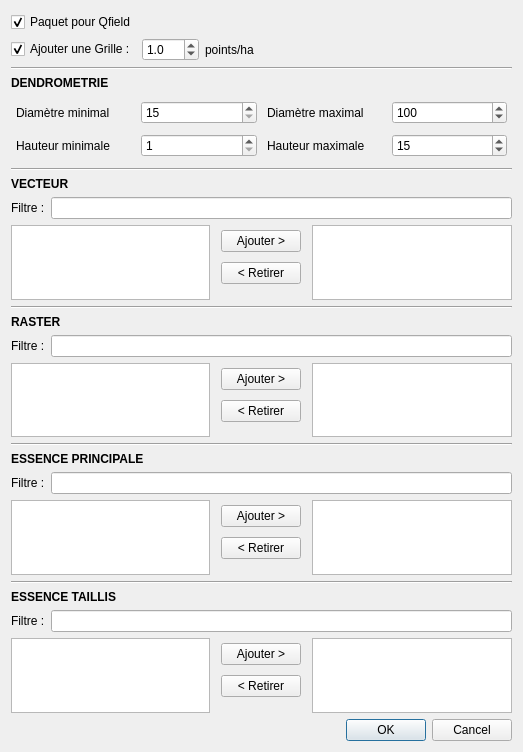
<?xml version="1.0" encoding="UTF-8"?>
<ui version="4.0">
 <class>Dialog</class>
 <widget class="QDialog" name="Dialog">
  <property name="geometry">
   <rect>
    <x>0</x>
    <y>0</y>
    <width>523</width>
    <height>752</height>
   </rect>
  </property>
  <property name="windowTitle">
   <string>Dialog</string>
  </property>
  <layout class="QVBoxLayout" name="verticalLayout">
   <item>
    <layout class="QHBoxLayout" name="hbox_qfield">
     <property name="topMargin">
      <number>1</number>
     </property>
     <item>
      <widget class="QCheckBox" name="cb_package_for_qfield">
       <property name="toolTip">
        <string extracomment="Lorsque la case est cochée, le projet est empaqueté pour QField, compressé en ZIP et déposé dans le répertoire de sortie"/>
       </property>
       <property name="statusTip">
        <string/>
       </property>
       <property name="text">
        <string>Paquet pour Qfield</string>
       </property>
       <property name="checked">
        <bool>true</bool>
       </property>
      </widget>
     </item>
     <item>
      <widget class="QgsFileWidget" name="fw_outdir">
       <property name="toolTip">
        <string/>
       </property>
       <property name="options">
        <set>QFileDialog::ShowDirsOnly</set>
       </property>
      </widget>
     </item>
    </layout>
   </item>
   <item>
    <layout class="QHBoxLayout" name="hbox_grille">
     <item>
      <widget class="QCheckBox" name="cb_create_grid">
       <property name="toolTip">
        <string extracomment="Lorsque la case est cochée, le projet est empaqueté pour QField, compressé en ZIP et déposé dans le répertoire de sortie"/>
       </property>
       <property name="statusTip">
        <string/>
       </property>
       <property name="text">
        <string>Ajouter une Grille :</string>
       </property>
       <property name="checked">
        <bool>true</bool>
       </property>
      </widget>
     </item>
     <item>
      <widget class="QDoubleSpinBox" name="dsp_points_per_ha">
       <property name="decimals">
        <number>1</number>
       </property>
       <property name="singleStep">
        <double>0.500000000000000</double>
       </property>
       <property name="value">
        <double>1.000000000000000</double>
       </property>
      </widget>
     </item>
     <item>
      <widget class="QLabel" name="label_layers_2">
       <property name="text">
        <string>points/ha</string>
       </property>
      </widget>
     </item>
     <item>
      <spacer name="horizontalSpacer_2">
       <property name="orientation">
        <enum>Qt::Horizontal</enum>
       </property>
       <property name="sizeHint" stdset="0">
        <size>
         <width>40</width>
         <height>20</height>
        </size>
       </property>
      </spacer>
     </item>
    </layout>
   </item>
   <item>
    <widget class="Line" name="line_5">
     <property name="orientation">
      <enum>Qt::Horizontal</enum>
     </property>
    </widget>
   </item>
   <item>
    <widget class="QLabel" name="label_5">
     <property name="font">
      <font>
       <weight>75</weight>
       <bold>true</bold>
      </font>
     </property>
     <property name="text">
      <string>DENDROMETRIE</string>
     </property>
    </widget>
   </item>
   <item>
    <layout class="QGridLayout" name="gridLayout_4" rowstretch="0,0">
     <property name="leftMargin">
      <number>5</number>
     </property>
     <property name="topMargin">
      <number>5</number>
     </property>
     <property name="rightMargin">
      <number>5</number>
     </property>
     <property name="bottomMargin">
      <number>5</number>
     </property>
     <property name="spacing">
      <number>10</number>
     </property>
     <item row="1" column="1">
      <widget class="QLabel" name="label_layers_9">
       <property name="text">
        <string>Hauteur minimale</string>
       </property>
      </widget>
     </item>
     <item row="0" column="1">
      <widget class="QLabel" name="label_layers_7">
       <property name="text">
        <string>Diamètre minimal</string>
       </property>
      </widget>
     </item>
     <item row="0" column="2">
      <widget class="QSpinBox" name="sp_dmin">
       <property name="minimum">
        <number>15</number>
       </property>
       <property name="maximum">
        <number>200</number>
       </property>
       <property name="singleStep">
        <number>5</number>
       </property>
      </widget>
     </item>
     <item row="0" column="3">
      <widget class="QLabel" name="label_layers_8">
       <property name="text">
        <string>Diamètre maximal</string>
       </property>
      </widget>
     </item>
     <item row="1" column="3">
      <widget class="QLabel" name="label_layers_10">
       <property name="text">
        <string>Hauteur maximale</string>
       </property>
      </widget>
     </item>
     <item row="1" column="4">
      <widget class="QSpinBox" name="sp_hmax">
       <property name="minimum">
        <number>1</number>
       </property>
       <property name="maximum">
        <number>40</number>
       </property>
       <property name="value">
        <number>15</number>
       </property>
      </widget>
     </item>
     <item row="0" column="4">
      <widget class="QSpinBox" name="sp_dmax">
       <property name="minimum">
        <number>15</number>
       </property>
       <property name="maximum">
        <number>200</number>
       </property>
       <property name="singleStep">
        <number>5</number>
       </property>
       <property name="value">
        <number>100</number>
       </property>
      </widget>
     </item>
     <item row="1" column="2">
      <widget class="QSpinBox" name="sp_hmin">
       <property name="minimum">
        <number>1</number>
       </property>
       <property name="maximum">
        <number>40</number>
       </property>
      </widget>
     </item>
    </layout>
   </item>
   <item>
    <widget class="Line" name="line">
     <property name="orientation">
      <enum>Qt::Horizontal</enum>
     </property>
    </widget>
   </item>
   <item>
    <widget class="QLabel" name="label_3">
     <property name="font">
      <font>
       <weight>75</weight>
       <bold>true</bold>
      </font>
     </property>
     <property name="text">
      <string>VECTEUR</string>
     </property>
    </widget>
   </item>
   <item>
    <layout class="QHBoxLayout" name="hbox_filtre_vect">
     <item>
      <widget class="QLabel" name="lbl_filtre_seq_vect">
       <property name="text">
        <string>Filtre :</string>
       </property>
      </widget>
     </item>
     <item>
      <widget class="QLineEdit" name="le_filter_seq_vect">
       <property name="placeholderText">
        <string extracomment="CHE..."/>
       </property>
      </widget>
     </item>
    </layout>
   </item>
   <item>
    <layout class="QGridLayout" name="gridLayout_7">
     <item row="0" column="1">
      <layout class="QGridLayout" name="gridLayout_8">
       <property name="leftMargin">
        <number>5</number>
       </property>
       <property name="topMargin">
        <number>5</number>
       </property>
       <property name="rightMargin">
        <number>5</number>
       </property>
       <property name="bottomMargin">
        <number>5</number>
       </property>
       <property name="spacing">
        <number>10</number>
       </property>
       <item row="2" column="0">
        <spacer name="vs_seq_vect">
         <property name="orientation">
          <enum>Qt::Vertical</enum>
         </property>
         <property name="sizeHint" stdset="0">
          <size>
           <width>20</width>
           <height>40</height>
          </size>
         </property>
        </spacer>
       </item>
       <item row="0" column="0">
        <widget class="QPushButton" name="pb_add_seq_vect">
         <property name="text">
          <string>Ajouter &gt;</string>
         </property>
        </widget>
       </item>
       <item row="1" column="0">
        <widget class="QPushButton" name="pb_remove_seq_vect">
         <property name="text">
          <string>&lt; Retirer</string>
         </property>
        </widget>
       </item>
      </layout>
     </item>
     <item row="0" column="2">
      <widget class="QListWidget" name="lw_selected_seq_vect"/>
     </item>
     <item row="0" column="0">
      <widget class="QListWidget" name="lw_seq_vect"/>
     </item>
    </layout>
   </item>
   <item>
    <widget class="Line" name="line_2">
     <property name="orientation">
      <enum>Qt::Horizontal</enum>
     </property>
    </widget>
   </item>
   <item>
    <widget class="QLabel" name="label_4">
     <property name="font">
      <font>
       <weight>75</weight>
       <bold>true</bold>
      </font>
     </property>
     <property name="text">
      <string>RASTER</string>
     </property>
    </widget>
   </item>
   <item>
    <layout class="QHBoxLayout" name="hbox_filtre_rast">
     <item>
      <widget class="QLabel" name="lbl_filtre_seq_rast">
       <property name="text">
        <string>Filtre :</string>
       </property>
      </widget>
     </item>
     <item>
      <widget class="QLineEdit" name="le_filter_seq_rast">
       <property name="placeholderText">
        <string extracomment="CHE..."/>
       </property>
      </widget>
     </item>
    </layout>
   </item>
   <item>
    <layout class="QGridLayout" name="gridLayout_11">
     <item row="0" column="1">
      <layout class="QGridLayout" name="gridLayout_12">
       <property name="leftMargin">
        <number>5</number>
       </property>
       <property name="topMargin">
        <number>5</number>
       </property>
       <property name="rightMargin">
        <number>5</number>
       </property>
       <property name="bottomMargin">
        <number>5</number>
       </property>
       <property name="spacing">
        <number>10</number>
       </property>
       <item row="2" column="0">
        <spacer name="vs_seq_rast">
         <property name="orientation">
          <enum>Qt::Vertical</enum>
         </property>
         <property name="sizeHint" stdset="0">
          <size>
           <width>20</width>
           <height>40</height>
          </size>
         </property>
        </spacer>
       </item>
       <item row="0" column="0">
        <widget class="QPushButton" name="pb_add_seq_rast">
         <property name="text">
          <string>Ajouter &gt;</string>
         </property>
        </widget>
       </item>
       <item row="1" column="0">
        <widget class="QPushButton" name="pb_remove_seq_rast">
         <property name="text">
          <string>&lt; Retirer</string>
         </property>
        </widget>
       </item>
      </layout>
     </item>
     <item row="0" column="2">
      <widget class="QListWidget" name="lw_selected_seq_rast"/>
     </item>
     <item row="0" column="0">
      <widget class="QListWidget" name="lw_seq_rast"/>
     </item>
    </layout>
   </item>
   <item>
    <widget class="Line" name="line_3">
     <property name="orientation">
      <enum>Qt::Horizontal</enum>
     </property>
    </widget>
   </item>
   <item>
    <widget class="QLabel" name="label">
     <property name="font">
      <font>
       <weight>75</weight>
       <bold>true</bold>
      </font>
     </property>
     <property name="text">
      <string>ESSENCE PRINCIPALE</string>
     </property>
    </widget>
   </item>
   <item>
    <layout class="QHBoxLayout" name="hbox_filtre_ess">
     <item>
      <widget class="QLabel" name="label_layers_11">
       <property name="text">
        <string>Filtre :</string>
       </property>
      </widget>
     </item>
     <item>
      <widget class="QLineEdit" name="le_filter_species">
       <property name="placeholderText">
        <string extracomment="CHE..."/>
       </property>
      </widget>
     </item>
    </layout>
   </item>
   <item>
    <layout class="QGridLayout" name="gridLayout_6">
     <item row="0" column="1">
      <layout class="QGridLayout" name="gridLayout_5">
       <property name="leftMargin">
        <number>5</number>
       </property>
       <property name="topMargin">
        <number>5</number>
       </property>
       <property name="rightMargin">
        <number>5</number>
       </property>
       <property name="bottomMargin">
        <number>5</number>
       </property>
       <property name="spacing">
        <number>10</number>
       </property>
       <item row="2" column="0">
        <spacer name="verticalSpacer">
         <property name="orientation">
          <enum>Qt::Vertical</enum>
         </property>
         <property name="sizeHint" stdset="0">
          <size>
           <width>20</width>
           <height>40</height>
          </size>
         </property>
        </spacer>
       </item>
       <item row="0" column="0">
        <widget class="QPushButton" name="pb_add_species">
         <property name="text">
          <string>Ajouter &gt;</string>
         </property>
        </widget>
       </item>
       <item row="1" column="0">
        <widget class="QPushButton" name="pb_remove_species">
         <property name="text">
          <string>&lt; Retirer</string>
         </property>
        </widget>
       </item>
      </layout>
     </item>
     <item row="0" column="2">
      <widget class="QListWidget" name="lw_selected_species"/>
     </item>
     <item row="0" column="0">
      <widget class="QListWidget" name="lw_species"/>
     </item>
    </layout>
   </item>
   <item>
    <widget class="Line" name="line_4">
     <property name="orientation">
      <enum>Qt::Horizontal</enum>
     </property>
    </widget>
   </item>
   <item>
    <widget class="QLabel" name="label_2">
     <property name="font">
      <font>
       <weight>75</weight>
       <bold>true</bold>
      </font>
     </property>
     <property name="text">
      <string>ESSENCE TAILLIS</string>
     </property>
    </widget>
   </item>
   <item>
    <layout class="QHBoxLayout" name="hbox_ess_taillis">
     <item>
      <widget class="QLabel" name="label_layers_12">
       <property name="text">
        <string>Filtre :</string>
       </property>
      </widget>
     </item>
     <item>
      <widget class="QLineEdit" name="le_filter_species_taillis">
       <property name="placeholderText">
        <string extracomment="CHA..."/>
       </property>
      </widget>
     </item>
    </layout>
   </item>
   <item>
    <layout class="QGridLayout" name="gridLayout_9">
     <item row="0" column="2">
      <widget class="QListWidget" name="lw_selected_species_taillis"/>
     </item>
     <item row="0" column="1">
      <layout class="QGridLayout" name="gridLayout_10">
       <property name="leftMargin">
        <number>5</number>
       </property>
       <property name="topMargin">
        <number>5</number>
       </property>
       <property name="rightMargin">
        <number>5</number>
       </property>
       <property name="bottomMargin">
        <number>5</number>
       </property>
       <property name="spacing">
        <number>10</number>
       </property>
       <item row="0" column="0">
        <widget class="QPushButton" name="pb_add_species_taillis">
         <property name="text">
          <string>Ajouter &gt;</string>
         </property>
        </widget>
       </item>
       <item row="1" column="0">
        <widget class="QPushButton" name="pb_remove_species_taillis">
         <property name="text">
          <string>&lt; Retirer</string>
         </property>
        </widget>
       </item>
       <item row="2" column="0">
        <spacer name="verticalSpacer_3">
         <property name="orientation">
          <enum>Qt::Vertical</enum>
         </property>
         <property name="sizeHint" stdset="0">
          <size>
           <width>20</width>
           <height>40</height>
          </size>
         </property>
        </spacer>
       </item>
      </layout>
     </item>
     <item row="0" column="0">
      <widget class="QListWidget" name="lw_species_taillis"/>
     </item>
    </layout>
   </item>
   <item>
    <layout class="QHBoxLayout" name="hbox_button">
     <item>
      <spacer name="horizontalSpacer">
       <property name="orientation">
        <enum>Qt::Horizontal</enum>
       </property>
       <property name="sizeHint" stdset="0">
        <size>
         <width>40</width>
         <height>20</height>
        </size>
       </property>
      </spacer>
     </item>
     <item>
      <widget class="QDialogButtonBox" name="buttonBox">
       <property name="orientation">
        <enum>Qt::Horizontal</enum>
       </property>
       <property name="standardButtons">
        <set>QDialogButtonBox::Cancel|QDialogButtonBox::Ok</set>
       </property>
      </widget>
     </item>
    </layout>
   </item>
  </layout>
 </widget>
 <customwidgets>
  <customwidget>
   <class>QgsFileWidget</class>
   <extends>QWidget</extends>
   <header>qgsfilewidget.h</header>
  </customwidget>
 </customwidgets>
 <resources/>
 <connections/>
</ui>
